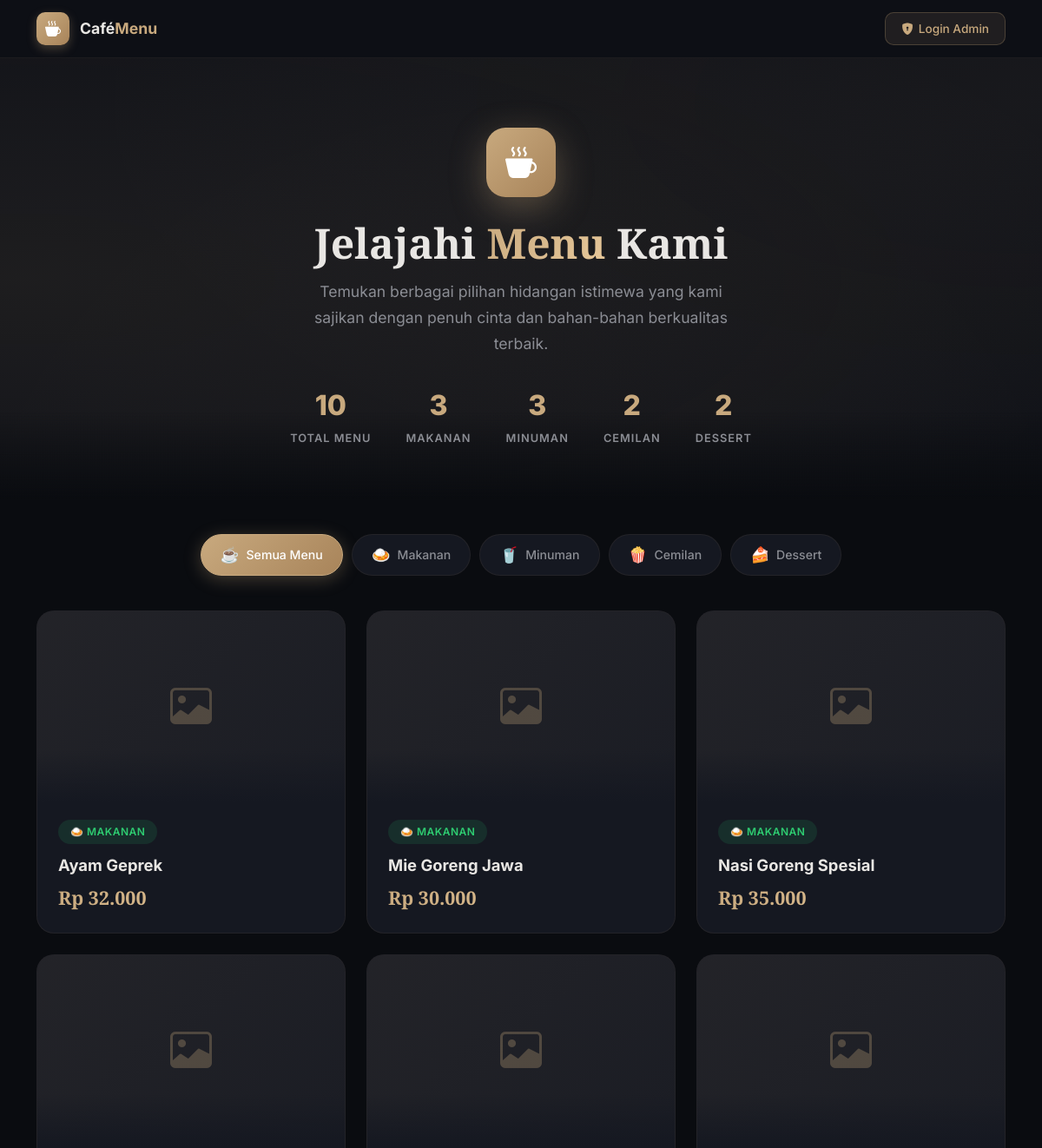
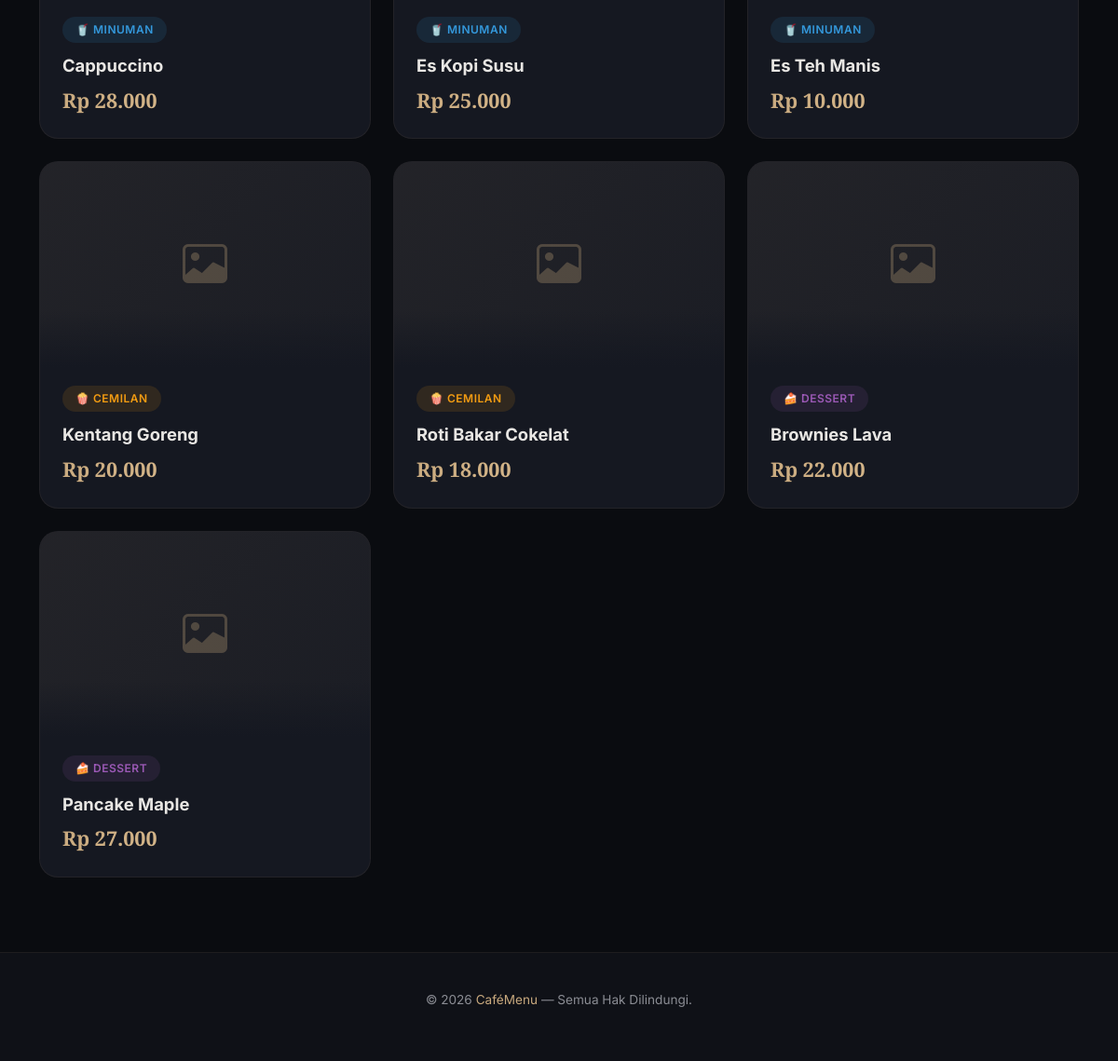
The page / on the database its author committed (2 pictures, top to bottom).
### tables this page shows
CREATE TABLE `menu` (
  `id` INT(11) NOT NULL AUTO_INCREMENT,
  `nama_menu` VARCHAR(100) NOT NULL,
  `harga` INT(11) NOT NULL,
  `kategori` ENUM('Makanan', 'Minuman', 'Cemilan', 'Dessert') NOT NULL,
  `gambar` VARCHAR(255) NOT NULL,
  PRIMARY KEY (`id`)
);

### index.php (the view, shortened to what this page needs)
<?php
require_once 'config/database.php';
$query = "SELECT * FROM menu ORDER BY kategori ASC, nama_menu ASC";
$result = $koneksi->query($query);
$data_menu = [];
$kategori_list = [];
if ($result) {
    while ($row = $result->fetch_assoc()) {
        $data_menu[] = $row;
        if (!in_array($row['kategori'], $kategori_list)) {
            $kategori_list[] = $row['kategori'];
        }
    }
}
?>
<!DOCTYPE html>
<html lang="id">
<head>
    <link href="https://cdn.jsdelivr.net/npm/bootstrap@5.3.2/dist/css/bootstrap.min.css" rel="stylesheet">
    <link href="https://cdn.jsdelivr.net/npm/bootstrap-icons@1.11.3/font/bootstrap-icons.min.css" rel="stylesheet">
</head>
<body>
    <nav class="navbar-public" id="mainNavbar">
        <div class="container">
            <div class="d-flex align-items-center justify-content-between">
                <a href="index.php" class="navbar-brand-custom">
                    <div class="brand-icon-sm">
                        <i class="bi bi-cup-hot-fill"></i>
                    </div>
                    <div class="brand-text">Café<span>Menu</span></div>
                </a>
                <a href="login.php" class="btn-admin-login">
                    <i class="bi bi-shield-lock-fill"></i> Login Admin
                </a>
            </div>
        </div>
    </nav>
    <section class="hero-section">
        <div class="container">
            <div class="hero-content">
                <div class="hero-icon">
                    <i class="bi bi-cup-hot-fill"></i>
                </div>
                <h1 class="hero-title">Jelajahi <span>Menu</span> Kami</h1>
                <p class="hero-subtitle">Temukan berbagai pilihan hidangan istimewa yang kami sajikan dengan penuh cinta dan bahan-bahan berkualitas terbaik.</p>
                <?php if (count($data_menu) > 0): ?>
                <div class="hero-stats">
                    <div class="hero-stat">
                        <span class="hero-stat-value"><?= count($data_menu) ?></span>
                        <span class="hero-stat-label">Total Menu</span>
                    </div>
                    <?php
                    $kategori_icons = [
                        'Makanan' => '🍛',
                        'Minuman' => '🥤',
                        'Cemilan' => '🍿',
                        'Dessert' => '🍰'
                    ];
                    foreach ($kategori_list as $kat):
                        $count = count(array_filter($data_menu, fn($m) => $m['kategori'] === $kat));
                    ?>
                    <div class="hero-stat">
                        <span class="hero-stat-value"><?= $count ?></span>
                        <span class="hero-stat-label"><?= htmlspecialchars($kat) ?></span>
                    </div>
                    <?php endforeach; ?>
                </div>
                <?php endif; ?>
            </div>
        </div>
    </section>
    <?php if (count($data_menu) > 0): ?>
    <section class="filter-section">
        <div class="container">
            <div class="filter-pills">
                <button class="filter-pill active" data-filter="all">
                    <span class="emoji">☕</span> Semua Menu
                </button>
                <?php foreach ($kategori_list as $kat): ?>
                <button class="filter-pill" data-filter="<?= htmlspecialchars($kat) ?>">
                    <span class="emoji"><?= $kategori_icons[$kat] ?? '🍽️' ?></span> <?= htmlspecialchars($kat) ?>
                </button>
                <?php endforeach; ?>
            </div>
        </div>
    </section>
    <section class="menu-section">
        <div class="container">
            <div class="menu-grid" id="menuGrid">
                <?php foreach ($data_menu as $index => $menu): ?>
                <div class="menu-card" data-kategori="<?= htmlspecialchars($menu['kategori']) ?>" style="animation-delay: <?= $index * 0.08 ?>s;">
                    <div class="menu-card-img-wrapper">
                        <?php
                        $gambar_path = 'uploads/' . $menu['gambar'];
                        if (!empty($menu['gambar']) && file_exists($gambar_path)):
                        ?>
                            <img src="<?= htmlspecialchars($gambar_path) ?>"
                                 alt="<?= htmlspecialchars($menu['nama_menu']) ?>"
                                 class="menu-card-img"
                                 loading="lazy">
                        <?php else: ?>
                            <div class="menu-card-img-placeholder">
                                <i class="bi bi-image"></i>
                            </div>
                        <?php endif; ?>
                    </div>
                    <div class="menu-card-body">
                        <div class="menu-card-kategori kategori-<?= htmlspecialchars($menu['kategori']) ?>">
                            <?= $kategori_icons[$menu['kategori']] ?? '🍽️' ?> <?= htmlspecialchars($menu['kategori']) ?>
                        </div>
                        <h3 class="menu-card-nama"><?= htmlspecialchars($menu['nama_menu']) ?></h3>
                        <div class="menu-card-harga">Rp <?= number_format($menu['harga'], 0, ',', '.') ?></div>
                    </div>
                </div>
                <?php endforeach; ?>
            </div>
        </div>
    </section>
    <?php endif; ?>
    <footer class="footer-public">
        <div class="container">
            <p class="footer-text">
                &copy; 2026 <a href="index.php">CaféMenu</a> — Semua Hak Dilindungi.
            </p>
        </div>
    </footer>
</body>
</html>

### rows shown on the page
menu: kategori "🍛", kategori "MAKANAN", nama_menu "Ayam Geprek", harga "32.000"
menu: kategori "🍛", kategori "MAKANAN", nama_menu "Mie Goreng Jawa", harga "30.000"
menu: kategori "🍛", kategori "MAKANAN", nama_menu "Nasi Goreng Spesial", harga "35.000"
menu: kategori "🥤", kategori "MINUMAN", nama_menu "Cappuccino", harga "28.000"
menu: kategori "🥤", kategori "MINUMAN", nama_menu "Es Kopi Susu", harga "25.000"
menu: kategori "🥤", kategori "MINUMAN", nama_menu "Es Teh Manis", harga "10.000"
menu: kategori "🍿", kategori "CEMILAN", nama_menu "Kentang Goreng", harga "20.000"
menu: kategori "🍿", kategori "CEMILAN", nama_menu "Roti Bakar Cokelat", harga "18.000"
menu: kategori "🍰", kategori "DESSERT", nama_menu "Brownies Lava", harga "22.000"
menu: kategori "🍰", kategori "DESSERT", nama_menu "Pancake Maple", harga "27.000"

### other values the page prints
count($data_menu) "10"
$count "3"
$kat "MAKANAN"
$kat "MINUMAN"
$count "2"
$kat "CEMILAN"
$kat "DESSERT"
$kategori_icons[$kat] "🍛"
$kat "Makanan"
$kategori_icons[$kat] "🥤"
$kat "Minuman"
$kategori_icons[$kat] "🍿"
$kat "Cemilan"
$kategori_icons[$kat] "🍰"
$kat "Dessert"
